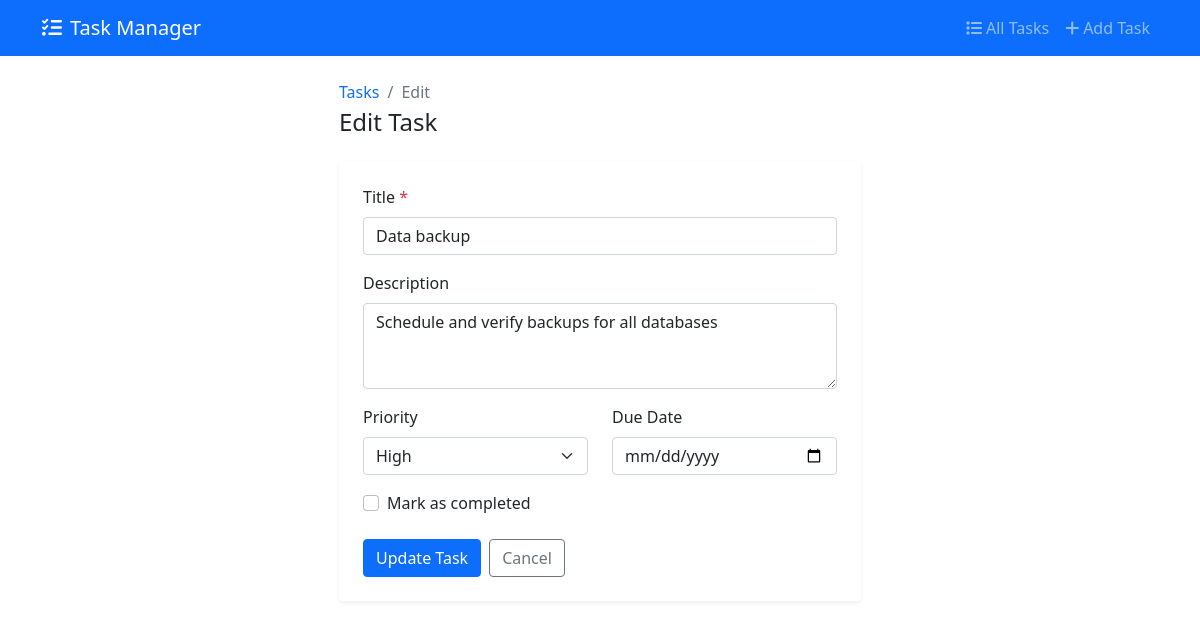
/task/24/edit/, run on the app's committed database.
### tasks/models.py (models this page shows, shortened)
class Task(models.Model):
    title = models.CharField(max_length=200)
    description = models.TextField(blank=True)
    priority = models.CharField(
        max_length=10,
        choices=[("high", "High"), ("medium", "Medium"), ("low", "Low")],
        default="medium",
    )
    is_completed = models.BooleanField(default=False)
    due_date = models.DateField(null=True, blank=True)
    created_at = models.DateTimeField(auto_now_add=True)
    updated_at = models.DateTimeField(auto_now=True)
    class Meta:
        ordering = ["-created_at"]

### tasks/views.py (the view, shortened to what this page needs)
# urls.py: path("task/<int:pk>/edit/", TaskUpdateView.as_view(), name="task-edit"),
class TaskUpdateView(UpdateView):
    model = Task
    template_name = "tasks/task_form.html"
    fields = ["title", "description", "priority", "due_date", "is_completed"]
    success_url = reverse_lazy("task-list")

### templates/tasks/task_form.html (shortened to what this page needs)
{% extends 'base.html' %}
{% block content %}
<div class="container-fluid px-4">
    <div class="row justify-content-center">
        <div class="col-lg-6">
            <div class="mb-4">
                <nav aria-label="breadcrumb">
                    <ol class="breadcrumb mb-1">
                        <li class="breadcrumb-item"><a href="{% url 'task-list' %}" class="text-decoration-none">Tasks</a></li>
                        <li class="breadcrumb-item active">
                            {% if form.instance.pk %}Edit{% else %}New{% endif %}
                        </li>
                    </ol>
                </nav>
                <h1 class="h4 mb-0">
                    {% if form.instance.pk %}Edit Task{% else %}Create New Task{% endif %}
                </h1>
            </div>
            <div class="card border-0 shadow-sm">
                <div class="card-body p-4">
                    <form method="post" class="needs-validation" novalidate>
                        <div class="mb-3">
                            <label for="{{ form.title.id_for_label }}" class="form-label fw-medium">
                                Title <span class="text-danger">*</span>
                            </label>
                            <input type="text" class="form-control" id="{{ form.title.id_for_label }}"
                                   name="{{ form.title.name }}" value="{{ form.title.value|default:'' }}" required>
                        </div>
                        <div class="mb-3">
                            <label for="{{ form.description.id_for_label }}" class="form-label fw-medium">Description</label>
                            <textarea class="form-control" id="{{ form.description.id_for_label }}"
                                      name="{{ form.description.name }}" rows="3">{{ form.description.value|default:'' }}</textarea>
                        </div>
                        <div class="row">
                            <div class="col-md-6">
                                <div class="mb-3">
                                    <label for="{{ form.priority.id_for_label }}" class="form-label fw-medium">Priority</label>
                                    <select class="form-select" id="{{ form.priority.id_for_label }}" name="{{ form.priority.name }}">
                                        <option value="high" {% if form.priority.value == 'high' %}selected{% endif %}>High</option>
                                    </select>
                                </div>
                            </div>
                            <div class="col-md-6">
                                <div class="mb-3">
                                    <label for="{{ form.due_date.id_for_label }}" class="form-label fw-medium">Due Date</label>
                                    <input type="date" class="form-control" id="{{ form.due_date.id_for_label }}"
                                           name="{{ form.due_date.name }}" value="{{ form.due_date.value|default:'' }}">
                                </div>
                            </div>
                        </div>
                        <div class="mb-4">
                            <div class="form-check">
                                <input class="form-check-input" type="checkbox" id="{{ form.is_completed.id_for_label }}"
                                       name="{{ form.is_completed.name }}" {% if form.is_completed.value %}checked{% endif %}>
                                <label class="form-check-label fw-medium" for="{{ form.is_completed.id_for_label }}">
                                    Mark as completed
                                </label>
                            </div>
                        </div>
                        <div class="d-flex gap-2">
                            <button type="submit" class="btn btn-primary">
                                {% if form.instance.pk %}Update Task{% else %}Create Task{% endif %}
                            </button>
                            <a href="{% url 'task-list' %}" class="btn btn-outline-secondary">Cancel</a>
                        </div>
                    </form>
                </div>
            </div>
        </div>
    </div>
</div>
{% endblock %}

### data on the page
Task: title "Data backup", description "Schedule and verify backups for all databases", priority "High"
